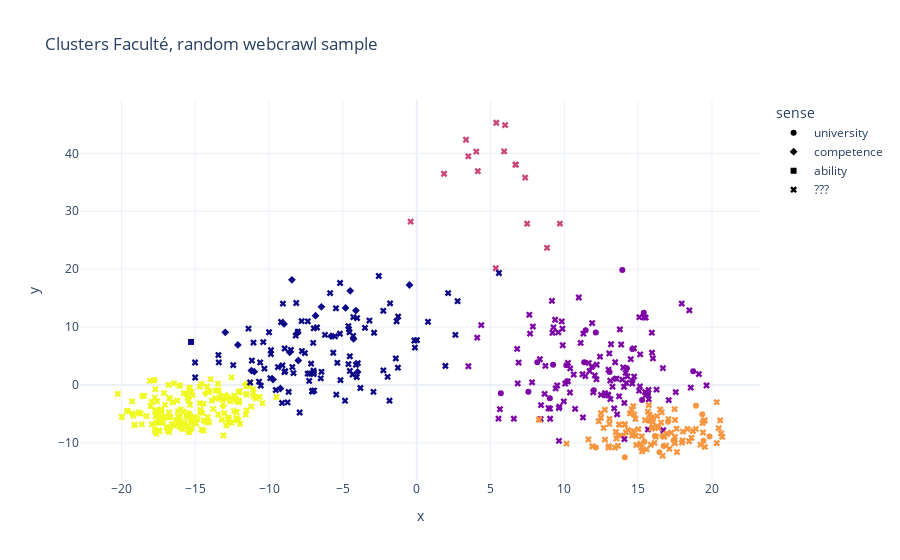
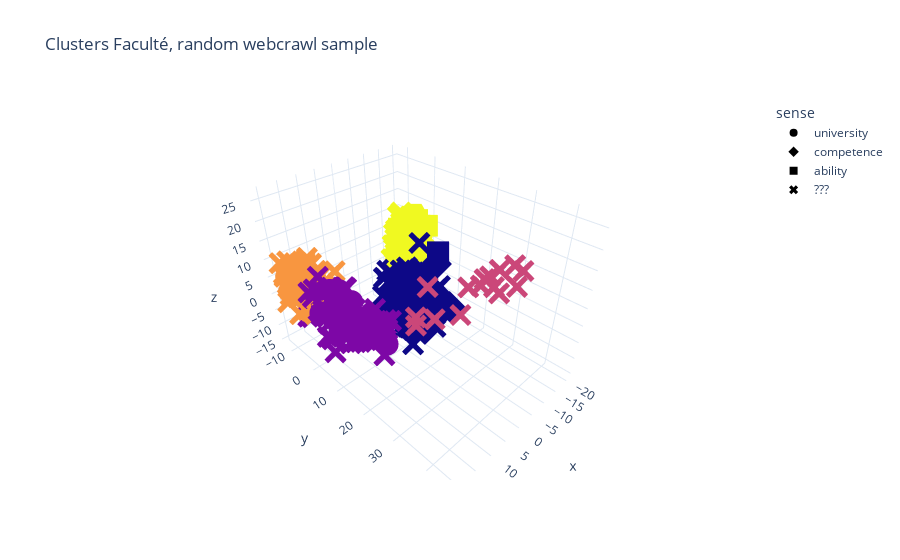

Notebook source saved alongside these figures, in order:
### Code cell
fig_2d_cluster_automatic = px.scatter(df_pca_automatic, x="x", y="y",
                                        color=clusters_automatic,
                                        symbol="sense",
                                        hover_data='match',
                                        template="plotly_white",
                                        title = f"Clusters {Word}, random webcrawl sample")
fig_2d_cluster_automatic.update(layout_coloraxis_showscale=False)
fig_2d_cluster_automatic.show()
fig_3d_cluster_automatic = px.scatter_3d(df_pca_automatic, x="x", y="y", z="z",
                                        color=clusters_automatic,
                                        symbol="sense",
                                        hover_data='match',
                                        template="plotly_white",
                                        title = f"Clusters {Word}, random webcrawl sample")
fig_3d_cluster_automatic.update(layout_coloraxis_showscale=False)

fig_3d_cluster_automatic.show()
